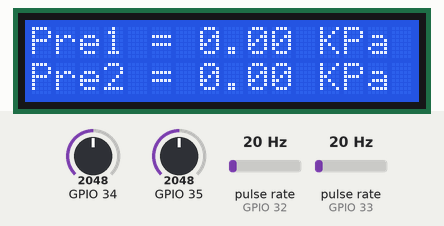
Recording of a sketch running on a simulated ESP32. Parts: 16×2 character LCD. Wiring (inferred from the names in the program): 2 × pulse sensor: data GPIO 32 / data GPIO 33. Inputs (shaded band) come from the test bench; at power-on: pulse rate (sensors on GPIO 32, GPIO 33) 20 Hz, GPIO 34 = 2048, GPIO 35 = 2048. WiFi joins after 1.5 s; servers stay silent unless stated; network time is answered at once with the bench clock; the local clock reads 2024-03-15 10:24:30 at power-on unless the sketch sets it; what the sketch prints to the serial monitor is not drawn.

Above: at 2.8 s.
2.9 s: pulse rate (sensor on GPIO 32) set to 4 Hz
At 11.8 s:
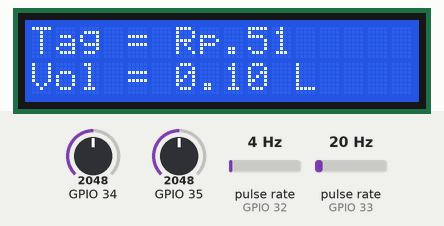
15.5 s: pulse rate (sensor on GPIO 33) set to 4 Hz
At 22.7 s:
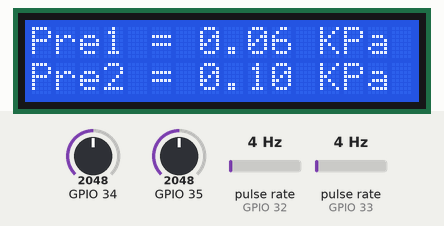
25.1 s: pulse rate (sensor on GPIO 32) set to 50 Hz
At 28.6 s:
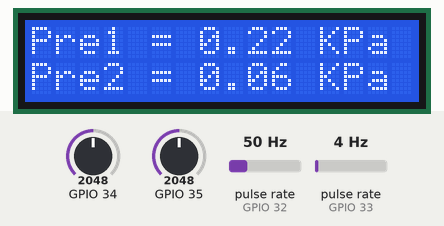
31.4 s: pulse rate (sensor on GPIO 33) set to 50 Hz
At 34.5 s:
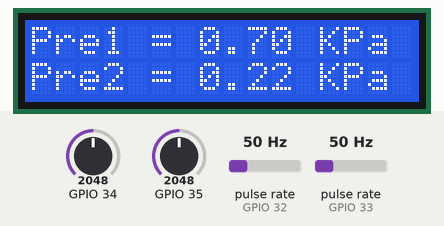
37.7 s: pulse rate (sensor on GPIO 32) set to 100 Hz
At 41.6 s:
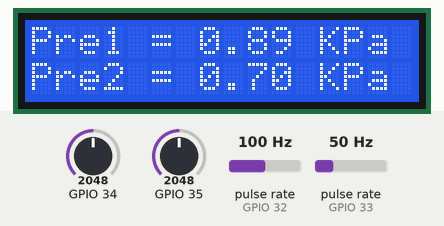
44.0 s: pulse rate (sensor on GPIO 33) set to 100 Hz
At 47.6 s:
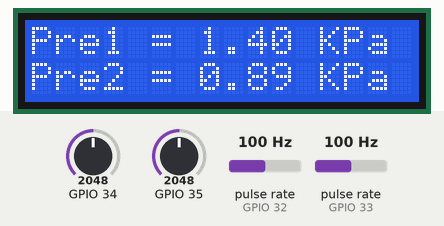
Timing chart, 0 to 49.1 s (numbered marks = the images above; inputs shaded):
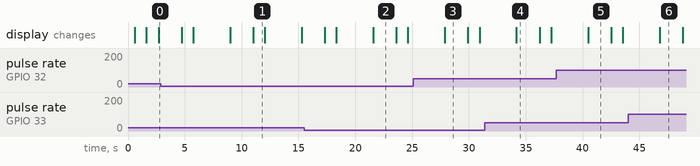

The sketch:

esp32_wf_ps_2.ino
```cpp
#include "WiFi.h"
#include <LiquidCrystal_I2C.h>
#include <IOXhop_FirebaseESP32.h>
#include <Wire.h>
#include <ArduinoJson.h>
#include <NTPClient.h>
#include <WiFiUdp.h>
#define LED_BUILTIN 2
#define flowsensor  32
#define flowsensor2  33

#define FIREBASE_HOST "safwaprojek-cea9b-default-rtdb.firebaseio.com"
#define FIREBASE_AUTH "eS6Q61uxJe3rkbELAkVmBDSFZ0Dmy4zNvJcKBHD1"

// Define NTP Client to get time
WiFiUDP ntpUDP;
NTPClient timeClient(ntpUDP, "id.pool.ntp.org", 25200);
String CurrentTime, CurrentTime2;
char CurrentDate[20], CurrentDate2[25];

//0,403 v, 0,414v, 0,360

//Week Days
String weekDays[7] = {"Sunday", "Monday", "Tuesday", "Wednesday", "Thursday", "Friday", "Saturday"};

//Month names
String months[12] = {"January", "February", "March", "April", "May", "June", "July", "August", "September", "October", "November", "December"};

// set the LCD number of columns and rows
int lcdColumns = 16;
int lcdRows = 2;
LiquidCrystal_I2C lcd(0x27, lcdColumns, lcdRows);
const char* ssid = "Kost Putri";
const char* password = "11223344";
//new
const float Offset = 2.350; // const pressure
const float Offset1 = 2.550; // const pressure
//const float Offset2 = 3.599;
float P, Pe, V, Vo; // variabel pressure
//waterflow
volatile int flow_frequency; // Measures flow sensor pulses
volatile int flow_frequency2; // Measures flow sensor pulses

// Calculated litres/hour
float vol = 0.0, l_minute, volDb;
float vol2 = 0.0, l_minute2, volDb2;
//unsigned char flowsensor = 3; // Sensor input pin digital D2
unsigned long currentTime, currentTime2;
unsigned long cloopTime, cloopTime2;
unsigned int tagihan, tagihan2;
int bocor;
float selisih, rerata;
void flow () // Interrupt function
{
  flow_frequency++;
}
void flow2 () // Interrupt function
{
  flow_frequency2++;
}
//for debit only
//void debit ()
//{
//  flow_frequency;
//}
//void debit2 ()
//{
//  flow_frequency2;
//}


void setup()
{
  Serial.begin(115200); //buat serial monitpr pc
  // initialize LCD
  lcd.begin();
  // turn on LCD backlight
  lcd.backlight();
  WiFi.mode(WIFI_STA);
  WiFi.begin(ssid, password);
  while (WiFi.status() != WL_CONNECTED) {
    delay(500);
    Serial.println("Connecting to WiFi..");
    lcd.setCursor(0, 0);
    lcd.print("Connecting WiFi");
  }
  Serial.println("Connected to the WiFi network");
  lcd.setCursor(0, 1);
  lcd.print("Connected!");
  Serial.println("IP address");
  //

  //wf1
  pinMode(flowsensor, INPUT); // inputan flowsensor
  digitalWrite(flowsensor, HIGH); // Optional Internal Pull-Up
  attachInterrupt(digitalPinToInterrupt(flowsensor), flow, RISING); // Setup Interrupt
  //wf2
  pinMode(flowsensor2, INPUT); // inputan flowsensor
  digitalWrite(flowsensor2, HIGH); // Optional Internal Pull-Up
  attachInterrupt(digitalPinToInterrupt(flowsensor2), flow2, RISING); // Setup Interrupt
  currentTime = millis();
  cloopTime = currentTime;
  Firebase.begin(FIREBASE_HOST, FIREBASE_AUTH);
  timeClient.begin();
  timeClient.setTimeOffset(25200);

}

void loop()
{
  wf();
  wf2();
  pres1();
  pres2();
  //  rerata = (P + Pe) / 2;
  //  Serial.println(rerata);
  //  Serial.print("SELISIH: ");
  //  selisih = V - Vo;
  //  Serial.println(selisih);
  //  delay(1000);
  timeClient.update();

  unsigned long epochTime = timeClient.getEpochTime();
  Serial.print("Epoch Time: ");
  Serial.println(epochTime);

  String formattedTime = timeClient.getFormattedTime();
  Serial.print("Formatted Time: ");
  Serial.println(formattedTime);

  int currentHour = timeClient.getHours();
  Serial.print("Hour: ");
  Serial.println(currentHour);

  int currentMinute = timeClient.getMinutes();
  Serial.print("Minutes: ");
  Serial.println(currentMinute);

  int currentSecond = timeClient.getSeconds();
  Serial.print("Seconds: ");
  Serial.println(currentSecond);

  String weekDay = weekDays[timeClient.getDay()];
  Serial.print("Week Day: ");
  Serial.println(weekDay);

  //Get a time structure
  struct tm *ptm = gmtime ((time_t *)&epochTime);

  int monthDay = ptm->tm_mday;
  Serial.print("Month day: ");
  Serial.println(monthDay);

  int currentMonth = ptm->tm_mon + 1;
  Serial.print("Month: ");
  Serial.println(currentMonth);

  String currentMonthName = months[currentMonth - 1];
  Serial.print("Month name: ");
  Serial.println(currentMonthName);

  int currentYear = ptm->tm_year + 1900;
  Serial.print("Year: ");
  Serial.println(currentYear);

  //Print complete date:
  String currentDate = String(currentYear) + "-" + String(currentMonth) + "-" + String(monthDay);
  Serial.print("Current date: ");
  Serial.println(currentDate);
  //    //LCD Display
  lcd.clear();
  lcd.setCursor(0, 0);
  lcd.print("Pre1 = ");
  lcd.setCursor(7, 0);
  lcd.print(l_minute);
  lcd.setCursor(12, 0);
  lcd.print("KPa");
  lcd.setCursor(0, 1);
  lcd.print("Pre2 = ");
  lcd.setCursor(7, 1);
  lcd.print(l_minute2);
  lcd.setCursor(12, 1);
  lcd.print("KPa");
  delay(2000);
  lcd.clear();
  lcd.setCursor(0, 0);
  lcd.print("Tag = Rp. ");
  lcd.setCursor(9, 0);
  lcd.print(tagihan);
  lcd.setCursor(0, 1);
  lcd.print("Vol = ");
  lcd.setCursor(6, 1);
  lcd.print(vol);
  lcd.setCursor(10, 1);
  lcd.print(" L");
  delay(1000);
  lcd.clear();
  lcd.setCursor(0, 0);
  lcd.print("Status Pipa :");
  //  selisih = P - Pe;
  if (l_minute < 2 || l_minute2 < 2) {
    //        if (pressure2.toInt() <= 3) {
    //      if (pressure1.toInt() || pressure2.toInt() <= 3 || vol.toInt() > 0) {
    lcd.setCursor(0, 1);
    lcd.print("Bocor");
  } else {
    lcd.setCursor(0, 1);
    lcd.print("Aman");
  }
  delay(1000);
  // set value
  Firebase.setString("RealTime/debit", String(vol));
  Firebase.setString("RealTime/pres1", String(l_minute));
  Firebase.setString("RealTime/pres2", String(l_minute2));
  Firebase.setString("RealTime/tagihan", String(tagihan));
  Firebase.setString("RealTime/Date", String(currentDate));
  Firebase.setString("RealTime/Time", String(formattedTime));
  if (l_minute > 2 || l_minute2 > 2) {
    bocor < 2;
    Firebase.setInt("RealTime/kebocoran", bocor);
  } else {
    bocor = 1;
    //    P = 0;
    //    Pe = 0;
    Firebase.setInt("RealTime/kebocoran", bocor);
  }
  char CurrentDate[20];
  String CurrentTime = timeClient.getFormattedTime();
  monthDay = ptm->tm_mday;
  currentMonth = ptm->tm_mon + 1;
  currentYear = ptm->tm_year + 1900;
  sprintf (CurrentDate, "%d%02d%02d", currentYear, currentMonth, monthDay);

  StaticJsonBuffer<200> jsonBuffer;
  JsonObject& root = jsonBuffer.createObject();
  root["timestamp"] = String(epochTime);
  root["debit"] = String(vol);
  root["kebocoran"] = String(bocor);
  root["tagihan"] = String(tagihan);
  String history = Firebase.push("/History/" + String(CurrentDate), root);
}

void wf() {
  currentTime = millis();
  // Every second, calculate and print litres/hour
  if (currentTime >= (cloopTime + 1000))
  {
    cloopTime = currentTime; // Updates cloopTime
    if (flow_frequency != 0) {
      // Pulse frequency (Hz) = 7.5Q, Q is flow rate in L/min.
      l_minute = (flow_frequency / 7.5) / 60; // (Pulse frequency x 60 min) / 7.5Q = flowrate in L/hour
      //      l_minute = l_minute / 60; // 1 menit ada 60 dtk
      vol = vol + l_minute; // data pembacaan ditambah rata" pemakaian permenit
      flow_frequency = 0; // Reset Counter
      tagihan = vol * 500; //vol nilai asli yg dibaca dari waterflow, 500 adalah besaran biaya yg ditetapkan petugas
      //      Serial.println(tagihan);
      //      Serial.print(l_minute); // Print litres/hour
      //      Serial.println(" L/Sec");
      Serial.print("Debit1= ");
      Serial.print(l_minute);
      Serial.println(" L");
    }
    else {
      Serial.println(" flow rate = 0 ");
      //      lcd.clear();
      //      lcd.setCursor(0, 0);
      //      lcd.print("Rate: ");
      //      lcd.print( flow_frequency );
      //      lcd.print(" L/M");
      //      lcd.setCursor(0, 1);
      //      lcd.print("Vol:");
      //      lcd.print(vol);
      //      lcd.print(" L");
    }
  }
}
void wf2() {
  currentTime2 = millis();
  Serial.println("debit2 masuk");
  // Every second, calculate and print litres/hour
  if (currentTime2 >= (cloopTime2 + 1000))
  {
    cloopTime2 = currentTime2; // Updates cloopTime
    if (flow_frequency2 != 0) {
      // Pulse frequency (Hz) = 7.5Q, Q is flow rate in L/min.
      l_minute2 = (flow_frequency2 / 7.5) / 60; // (Pulse frequency x 60 min) / 7.5Q = flowrate in L/hour
      //      l_minute = l_minute / 60; // 1 menit ada 60 dtk
      vol2 = vol2 + l_minute2; // data pembacaan ditambah rata" pemakaian permenit
      flow_frequency2 = 0; // Reset Counter
      tagihan2 = vol2 * 500; //vol nilai asli yg dibaca dari waterflow, 500 adalah besaran biaya yg ditetapkan petugas
      //      Serial.println(tagihan2);
      //      Serial.print(l_minute2); // Print litres/hour
      //      Serial.println(" L/Sec");
      Serial.print("Debit2= ");
      Serial.print(l_minute2);
      Serial.println(" L");
    }
    else {
      Serial.println(" flow rate2 = 0 ");
      //      lcd.clear();
      //      lcd.setCursor(0, 0);
      //      lcd.print("Rate: ");
      //      lcd.print( flow_frequency );
      //      lcd.print(" L/M");
      //      lcd.setCursor(0, 1);
      //      lcd.print("Vol:");
      //      lcd.print(vol);
      //      lcd.print(" L");
    }
  }
}

void pres1() {
  V = analogRead(34) * 5.00 / 1024;
  P = (V - Offset) * 400;
  if ( P <= 0) {
    P = 0.00;
  }
  Serial.print("Voltage1:");
  Serial.print(V, 3);
  Serial.println("V");

  Serial.print("Press 1:");
  Serial.print(l_minute, 1);
  Serial.print("KPa");
  Serial.println("------------");
  delay (500);
}
void pres2() {
  Vo = analogRead(35) * 5.00 / 1024;
  Pe = (Vo - Offset1) * 400;
  if ( Pe <= 0) {
    Pe = 0.00;
  }
  Serial.print("Voltage2:");
  Serial.print(Vo, 3);
  Serial.println("V");

  Serial.print("Press 2:");
  Serial.print(l_minute2, 1);
  Serial.print("L");
  Serial.println("------------");
  delay (500);
}
```

Measured:
- what the display in image 1 shows lasts 1.0 s, from 11.0 s to 12.0 s
- what the display in image 2 shows lasts 2.0 s, from 21.6 s to 23.6 s
